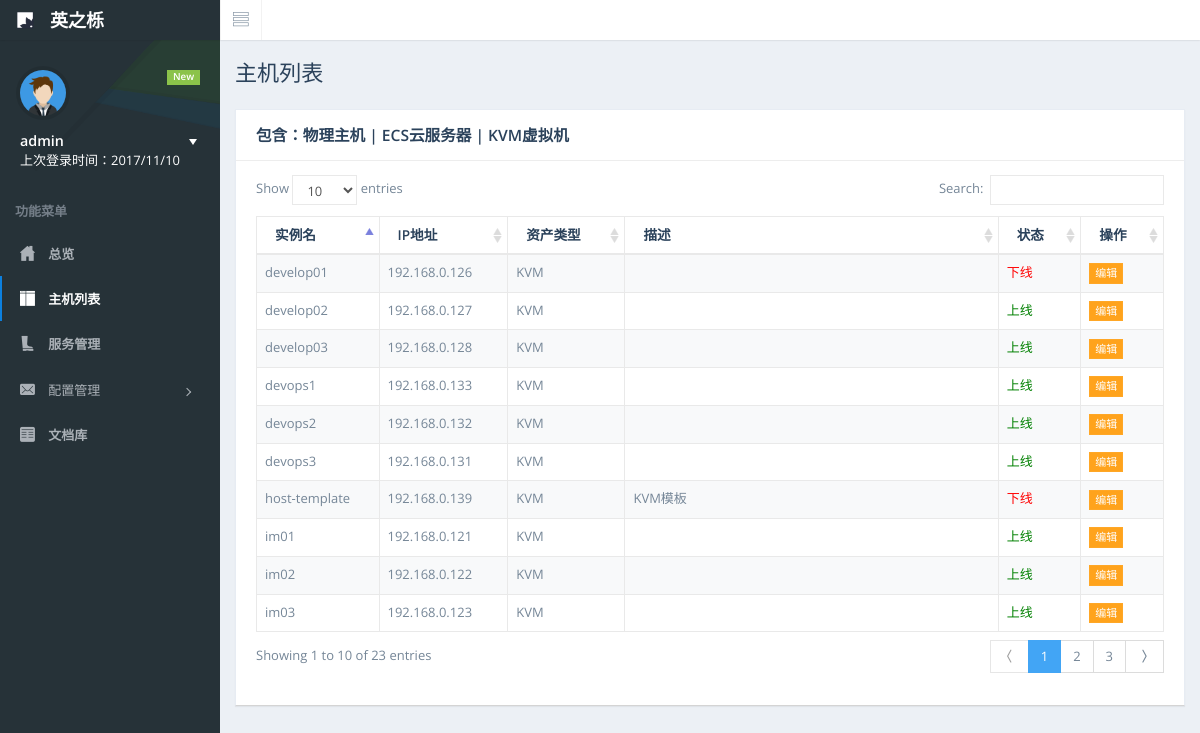
/hostlist/ (signed in), run on an earlier commit of the app's database.
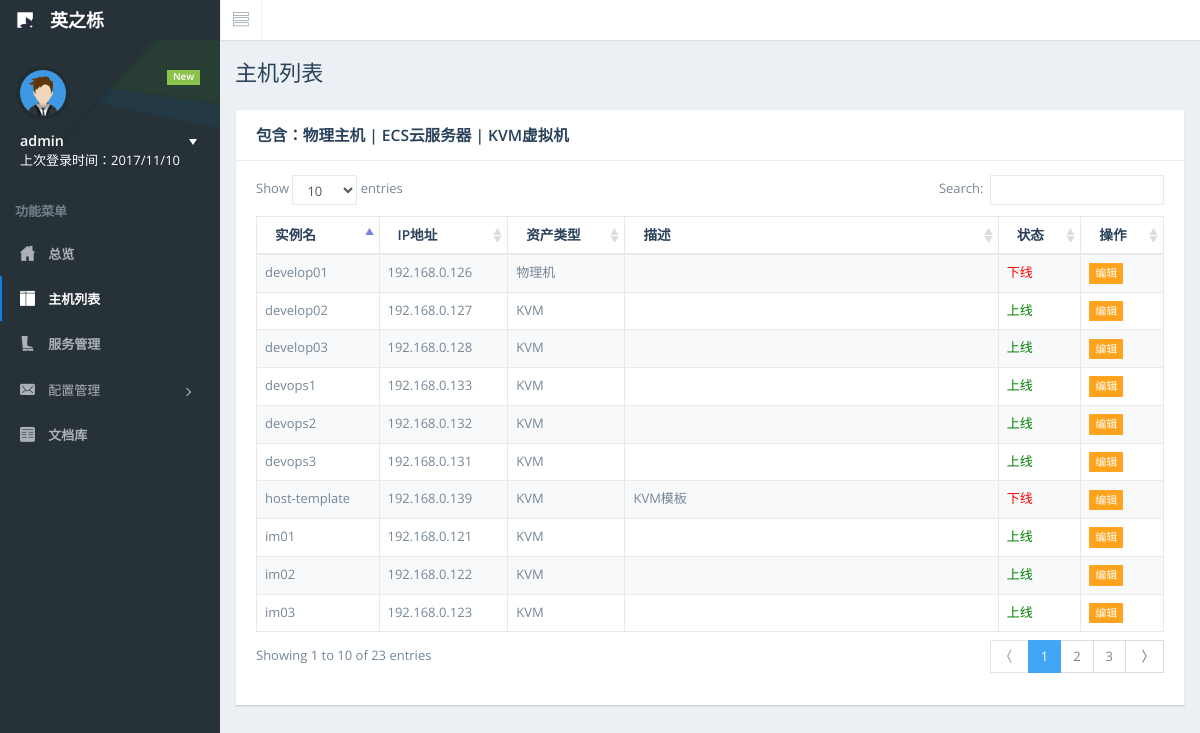
And on a later commit of the database.
### hostmanager/models.py (models this page shows, shortened)
class EteamsHost(models.Model):
    hostinstancename = models.CharField(max_length=100)               # 主机实例名，可以重复
    hostname = models.CharField(max_length=100, unique=True)          # 主机名
    hostipaddr = models.CharField(max_length=100)                     # 主机IP地址
    hosttype = models.IntegerField()                                  # 资产类型 1=物理机 2=ECS云服务器 3=KVM虚拟机
    hostdesc = models.CharField(max_length=500, null=True)            # 描述
    hoststatus = models.IntegerField()                                # 状态 1=上线 2=下线

### hostmanager/views.py (the view)
# urls.py: url(r'^hostlist/', views.HostList.as_view()),
class HostList(views.View):
    @method_decorator(auth_check)
    def get(self, request, *args, **kwargs):
        msg = {}
        user = request.session.get('user', '游客')
        msg.update({'user': user})
        allhost = models.EteamsHost.objects.all()
        msg.update({'allhost': allhost})
        return render(request, 'hostlist.html', {'msg': msg})

### hostmanager/views.py (called while the page is built)
def auth_check(func):
    def inner(request, *args, **kwargs):
        is_auth = request.session.get('is_auth', False)
        if not is_auth:
            request.session['redirect_target'] = request.path
            return redirect("/login")
        else:
            return func(request, *args, **kwargs)
    return inner

### templates/hostlist.html (shortened to what this page needs)
{% extends "base.html" %}
{% block css_js %}
    <link href="/static/plugins/datatables/media/css/dataTables.bootstrap.css" rel="stylesheet">
	<link href="/static/plugins/datatables/extensions/Responsive/css/dataTables.responsive.css" rel="stylesheet">
{% endblock %}
{% block active-link-li-2 %}
    class="active-link"
{% endblock %}
{% block content-container %}
    <div id="page-title">
        <h1 class="page-header text-overflow">主机列表</h1>
    </div>
    <div id="page-content">
        <div class="panel">
            <div class="panel-heading">
                <h3 class="panel-title">包含：物理主机 | ECS云服务器 | KVM虚拟机</h3>
            </div>
            <div class="panel-body">
                <table id="demo-dt-basic" class="table table-striped table-bordered" cellspacing="0" width="100%">
                    <thead>
                        <tr>
                            <th>实例名</th>
                            <th>IP地址</th>
                            <th class="min-tablet">资产类型</th>
                            <th class="min-tablet">描述</th>
                            <th class="min-desktop">状态</th>
                            <th class="min-desktop">操作</th>
                        </tr>
                    </thead>
                    <tbody>
                        {% for host in msg.allhost %}
                            <tr>
                                <td>{{ host.hostinstancename }}</td>
                                <td>{{ host.hostipaddr }}</td>
                                {% if host.hosttype == 1 %}
                                    <td>物理机</td>
                                {% elif host.hosttype == 2 %}
                                    <td>ECS</td>
                                {% elif host.hosttype == 3 %}
                                    <td>KVM</td>
                                {% endif %}
                                <td>{{ host.hostdesc }}</td>
                                {% if host.hoststatus == 1 %}
                                    <td style="color: green">上线</td>
                                {% elif host.hoststatus == 2 %}
                                    <td style="color: red">下线</td>
                                {% endif %}
                                <td>
                                    <a class="btn btn-warning btn-xs" href="/hostedit_{{ host.hostname }}/">编辑</a>
                                </td>
                            </tr>
                        {% endfor %}
                    </tbody>
                </table>
            </div>
        </div>
    </div>
{% endblock %}

### templates/base.html (shortened to what this page needs)
<!DOCTYPE html>
<html lang="en">
<head>
    <link href="/static/css/bootstrap.min.css" rel="stylesheet">
    <link href="/static/css/nifty.min.css" rel="stylesheet">
    <link href="/static/css/demo/nifty-demo-icons.min.css" rel="stylesheet">
    <link href="/static/css/demo/nifty-demo.min.css" rel="stylesheet">
    <link href="/static/plugins/morris-js/morris.min.css" rel="stylesheet">
    <link href="/static/plugins/magic-check/css/magic-check.min.css" rel="stylesheet">
    <link href="/static/plugins/pace/pace.min.css" rel="stylesheet">
    {% block css_js %}{% endblock %}
</head>
<body>
    <div id="container" class="effect aside-float aside-bright mainnav-lg">
        <header id="navbar">
            <div id="navbar-container" class="boxed">
                <div class="navbar-header">
                    <a href="index.html" class="navbar-brand">
                        <img src="/static/img/logo.png" alt="Nifty Logo" class="brand-icon">
                        <div class="brand-title">
                            <span class="brand-text">英之栎</span>
                        </div>
                    </a>
                </div>
                <div class="navbar-content clearfix">
                    <ul class="nav navbar-top-links pull-left">
                        <li class="tgl-menu-btn">
                            <a class="mainnav-toggle" href="#">
                                <i class="demo-pli-view-list"></i>
                            </a>
                        </li>
                    </ul>
                </div>
            </div>
        </header>
        <div class="boxed">
            <div id="content-container">
                {% block content-container %}
                {% endblock %}
            </div>
            <nav id="mainnav-container">
                <div id="mainnav">
                    <div id="mainnav-menu-wrap">
                        <div class="nano">
                            <div class="nano-content">
                                <div id="mainnav-profile" class="mainnav-profile">
                                    <div class="profile-wrap">
                                        <div class="pad-btm">
                                            <span class="label label-success pull-right">New</span>
                                            <img class="img-circle img-sm img-border" src="/static/img/profile-photos/1.png" alt="Profile Picture">
                                        </div>
                                        <a href="#profile-nav" class="box-block" data-toggle="collapse" aria-expanded="false">
                                            <span class="pull-right dropdown-toggle">
                                                <i class="dropdown-caret"></i>
                                            </span>
                                            <p class="mnp-name">{{ msg.user }}</p>
                                            <span class="mnp-desc">上次登录时间：2017/11/10</span>
                                        </a>
                                    </div>
                                </div>
                                <ul id="mainnav-menu" class="list-group">
						            <li class="list-header">功能菜单</li>
						            <li {% block active-link-li-1 %}{% endblock %}>
						                <a href="/index">
						                    <i class="demo-psi-home"></i>
						                    <span class="menu-title">
												<strong>总览</strong>
											</span>
						                </a>
						            </li>
                                    <li {% block active-link-li-2 %}{% endblock %}>
						                <a href="/hostlist">
						                    <i class="demo-psi-split-vertical-2"></i>
						                    <span class="menu-title">
												<strong>主机列表</strong>
											</span>
						                </a>
						            </li>
                                    <li {% block active-link-li-3 %}{% endblock %}>
						                <a href="/servicemanager">
						                    <i class="demo-psi-boot-2"></i>
						                    <span class="menu-title">
												<strong>服务管理</strong>
											</span>
						                </a>
						            </li>
                                    <li {% block active-link-li-4 %}{% endblock %}>
                                        <a href="#" aria-expanded="true">
                                            <i class="demo-psi-mail"></i>
                                            <span class="menu-title">配置管理</span>
                                            <i class="arrow"></i>
                                        </a>
                                    </li>
						            <li {% block active-link-li-5 %}{% endblock %}>
						                <a href="/documents/">
						                    <i class="demo-psi-receipt-4"></i>
						                    <span class="menu-title">
												<strong>文档库</strong>
											</span>
						                </a>
						            </li>
                                </ul>
                            </div>
                        </div>
                    </div>
                </div>
            </nav>
        </div>
    </div>
</body>
</html>

What changed in the data, as far as the page shows it:
changed EteamsHost "develop01": hosttype "KVM" → "物理机"
